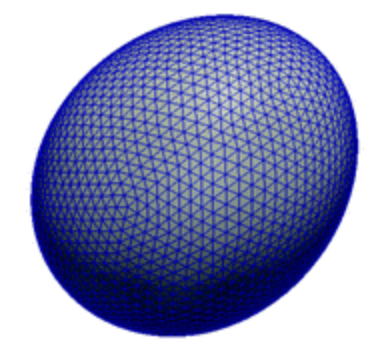
%> input picture Image to Sph Harm Optimization/deformed_cell.png, 392 x 344 px
$ octave --eval "result = get_image_data('deformed_cell.png');"   (GNU Octave 9; MATLAB toolbox functions it lacks are replaced by stand-ins)
%> lines starting %> are read from the running program, lines starting %| are printed output that depends on the picture; in (x1, y1, x2, y2) boxes, pixels count from 0 and x2, y2 are one past the last pixel; in counts of white or black regions, pixels touching at a corner belong together; the program's own positions count from 1

function [x,z,phi] = get_image_data(file)
%> called with file = 'deformed_cell.png'
    im = imread(file);
%> im is the input picture: size 344x392x3 uint8; mean R, G, B 142.2, 147.3, 186
    x = im2double(im(:,:,1)); % greyscale image
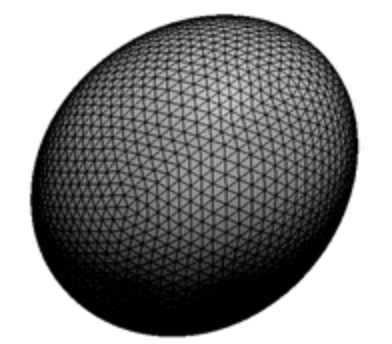
%> x: size 344x392 double; min 0, max 1, mean 0.558

    % Set threshold
    flag2 = x < 0.9;
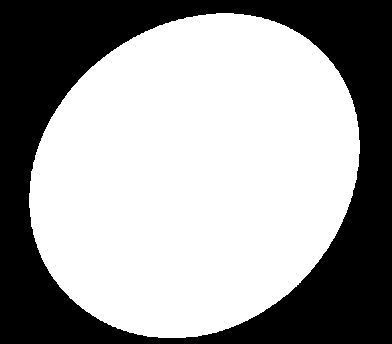
%> flag2: size 344x392 logical; 61.7% white; 1 black region, box (x1, y1, x2, y2) and area: (0, 0, 392, 344) 51709
    x(flag2) = 0;
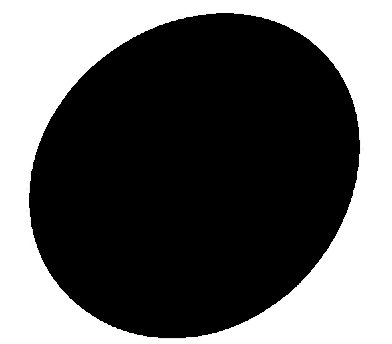
%> x: size 344x392 double; min 0, max 1, mean 0.383

    % Edge detection using Sobel operators
    K_sobelx = [-1, 0, 1; -2, 0, 2; -1, 0, 1];
    x_sobelx = conv2(x, K_sobelx);
    K_sobely = [1, 2, 1; 0, 0, 0; -1, -2, -1];
    x_sobely = conv2(x, K_sobely);
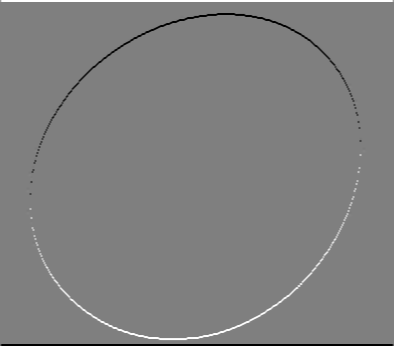
%> x_sobely: size 346x394 double; min -4, max 4, mean 3.34e-18; drawn with min black and max white

    edges = sqrt(x_sobelx.^2 + x_sobely.^2);
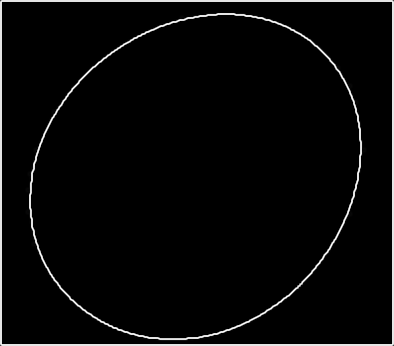
%> edges: size 346x394 double; min 0, max 4.44, mean 0.148; drawn with min black and max white

    % Brighten edges above threshold
    flag = edges > 0.95;
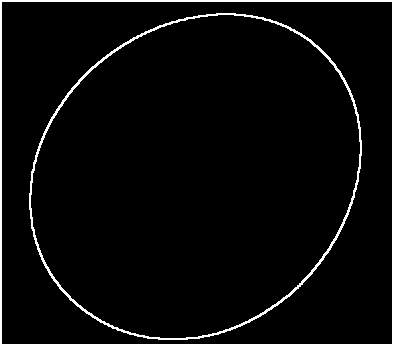
%> flag: size 346x394 logical; 4.1% white; 2 white regions, box (x1, y1, x2, y2) and area: (0, 0, 394, 346) 2944, (29, 13, 362, 340) 2624
    edges_bright = zeros(size(edges));
    edges_bright(flag) = edges(flag);

    % Set data size and scaling parameters
    data_size = [346, 394]; %size(edges_bright)
    px_2_dim = 1 / data_size(1);


    % Find edge points and calculate their positions

    edges_bright_inside = edges_bright(3:(end - 2), 3:(end - 2));
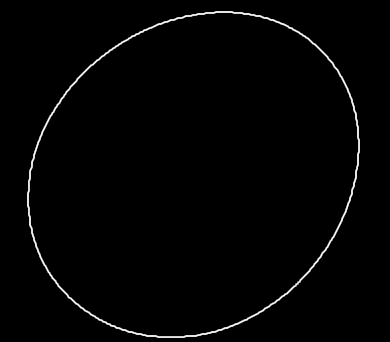
%> edges_bright_inside: size 342x390 double; min 0, max 4.44, mean 0.062; drawn with min black and max white
    [row, col] = find(edges_bright_inside >= 0.9);
%> row = 2624 values from 12 to 338; col = 2624 values from 28 to 360
    centroid_px = [mean(row), mean(col)];
%> centroid_px = [174.9 194.5]

    x = (row - centroid_px(1)) * px_2_dim;
%> x = 2624 values, max 0.472 at index 1139, min -0.471 at index 1403, mean 2.98e-17
    z = (col - centroid_px(2)) * px_2_dim;
%> z = 2624 values from -0.481 to 0.478

    phi = atan2(x, z);
%> phi = 2624 values, max 3.14 at index 61, min -3.14 at index 60, mean 0.0115
%> `result = get_image_data('deformed_cell.png');`: result has the same summary as x in get_image_data
end
